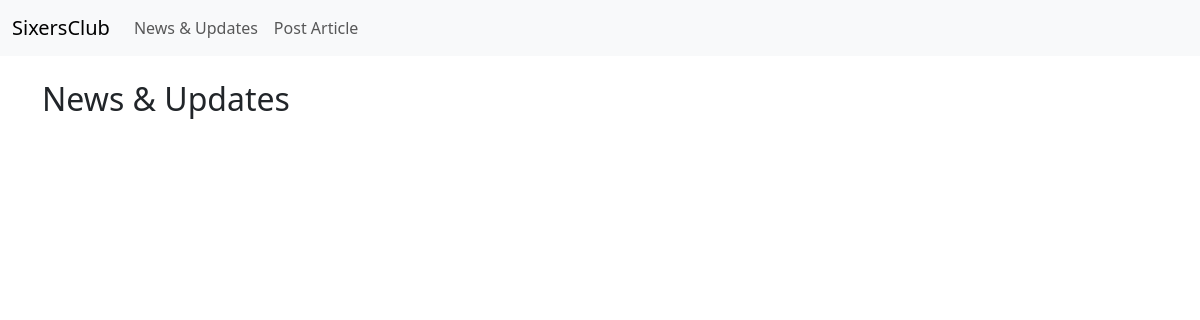
The page /news/ (signed in) on the database as committed earlier.
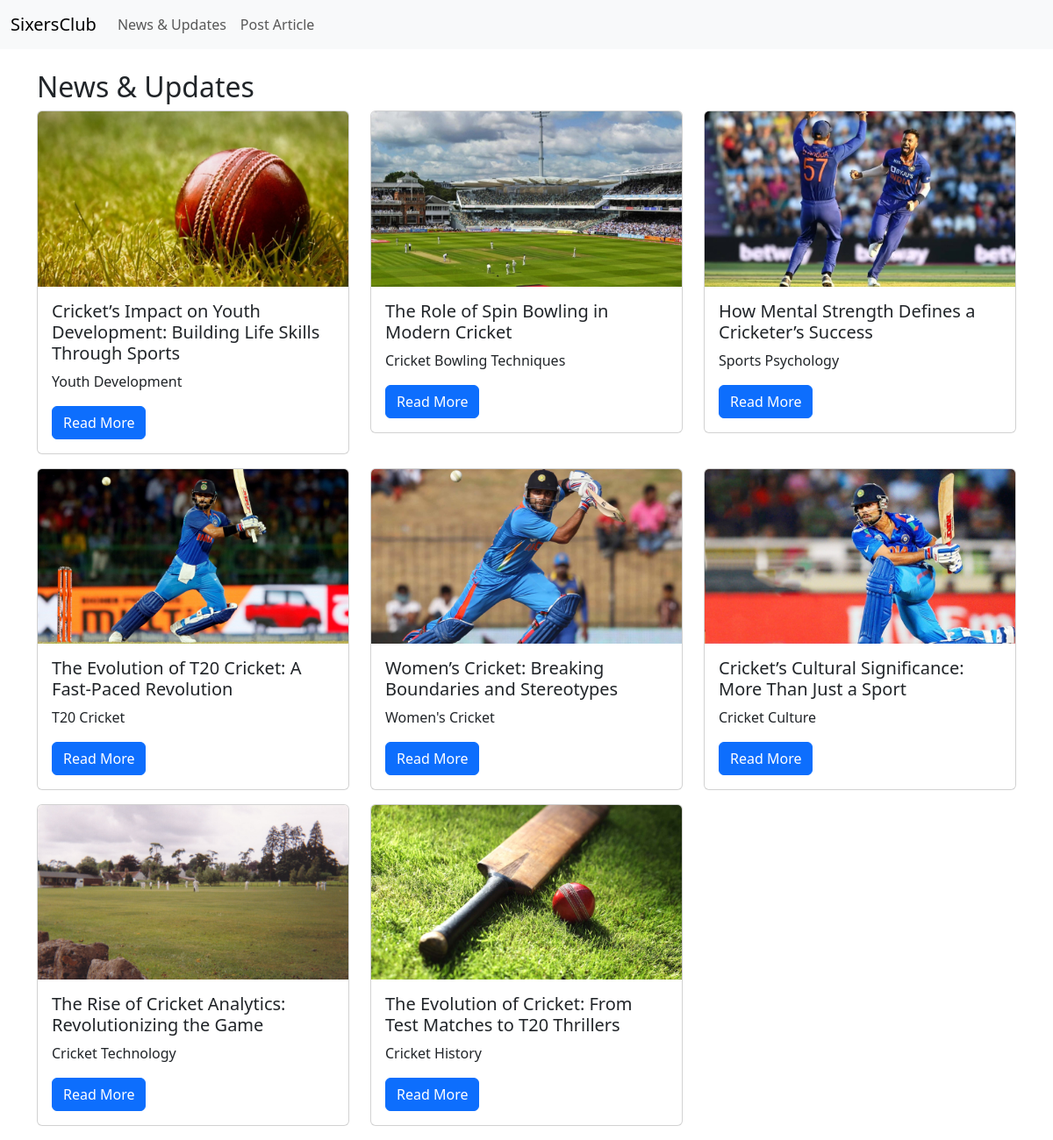
The same page on the database as committed later.
### news/models.py (models this page shows, shortened)
class Article(models.Model):
    author = models.ForeignKey(CustomUser, on_delete=models.CASCADE)  # Use CustomUser as the author
    title = models.CharField(max_length=255)
    subject = models.CharField(max_length=255)
    content = models.TextField()
    photo = models.ImageField(upload_to='article_photos/', null=True, blank=True)
    created_at = models.DateTimeField(default=timezone.now)

### news/views.py (the view)
# urls.py: path('', views.article_list, name='article_list'),
@login_required
def article_list(request):
    articles = Article.objects.all().order_by('-created_at')
    return render(request, 'news/article_list.html', {'articles': articles})

### templates/news/article_list.html
{% extends 'news/base.html' %}
{% block content %}
<h2>News & Updates</h2>
<div class="row">
    {% for article in articles %}
    <div class="col-md-4">
        <div class="card mb-3">
            <img src="{{ article.photo.url }}" class="card-img-top" alt="Article Image">
            <div class="card-body">
                <h5 class="card-title">{{ article.title }}</h5>
                <p class="card-text">{{ article.subject }}</p>
                <a href="{% url 'article_detail' article.id %}" class="btn btn-primary">Read More</a>
            </div>
        </div>
    </div>
    {% endfor %}
</div>
{% endblock %}

### templates/news/base.html (shortened to what this page needs)
<!DOCTYPE html>
<html lang="en">
<head>
    <link href="https://cdn.jsdelivr.net/npm/bootstrap@5.3.0-alpha1/dist/css/bootstrap.min.css" rel="stylesheet">
</head>
<body>
    <nav class="navbar navbar-expand-lg navbar-light bg-light">
        <div class="container-fluid">
            <a class="navbar-brand" href="#">SixersClub</a>
            <div class="collapse navbar-collapse" id="navbarNav">
                <ul class="navbar-nav">
                    <li class="nav-item">
                        <a class="nav-link" href="{% url 'article_list' %}">News & Updates</a>
                    </li>
                    <li class="nav-item">
                        <a class="nav-link" href="{% url 'create_article' %}">Post Article</a>
                    </li>
                </ul>
            </div>
        </div>
    </nav>
    <div class="container mt-4">
        {% block content %}
        {% endblock %}
    </div>
</body>
</html>

Rows that differ between the two databases and show on the page:
added Article: photo (picture), title "Cricket’s Impact on Youth Development: Building Life Skills Through Sports", subject "Youth Development"
added Article: photo (picture), title "The Role of Spin Bowling in Modern Cricket", subject "Cricket Bowling Techniques"
added Article: photo (picture), title "How Mental Strength Defines a Cricketer’s Success", subject "Sports Psychology"
added Article: photo (picture), title "The Evolution of T20 Cricket: A Fast-Paced Revolution", subject "T20 Cricket"
added Article: photo (picture), title "Women’s Cricket: Breaking Boundaries and Stereotypes", subject "Women's Cricket"
added Article: photo (picture), title "Cricket’s Cultural Significance: More Than Just a Sport", subject "Cricket Culture"
added Article: photo (picture), title "The Rise of Cricket Analytics: Revolutionizing the Game", subject "Cricket Technology"
added Article: photo (picture), title "The Evolution of Cricket: From Test Matches to T20 Thrillers", subject "Cricket History"
